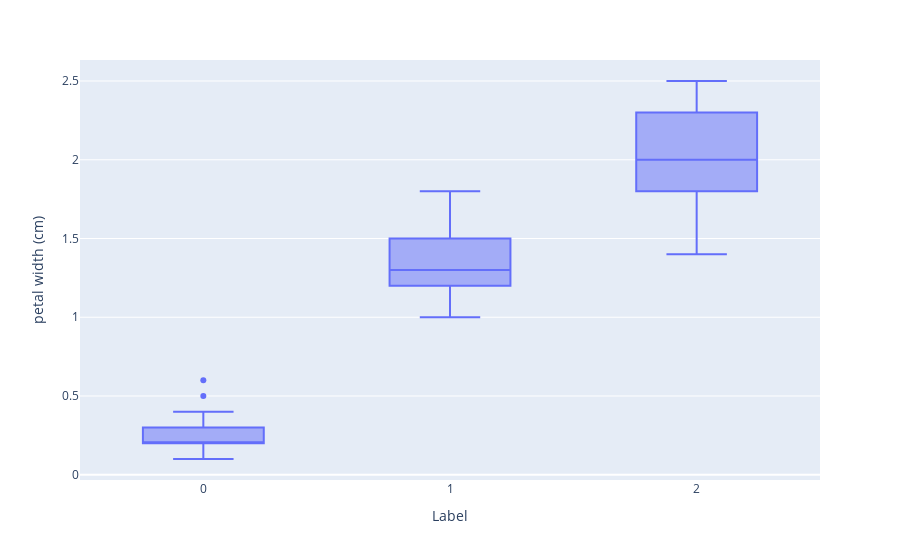

Notebook cell for this chart:
### Code cell
fig = px.box(df, x="Label", y="petal width (cm)")
fig.show()

### Figure 1 — Plotly figure (JSON) as saved in the notebook; plotly's stock layout.template omitted (floating-point values rounded to 4 significant figures; data arrays with more than 128 entries replaced by an {"elided": "..."} marker saying what was removed)
{"data": [{"alignmentgroup": "True", "hovertemplate": "Label=%{x}<br>petal width (cm)=%{y}<extra></extra>", "legendgroup": "", "marker": {"color": "#636efa"}, "name": "", "notched": false, "offsetgroup": "", "orientation": "v", "showlegend": false, "type": "box", "x": {"elided": "150 int values"}, "x0": " ", "xaxis": "x", "y": {"elided": "150 float values"}, "y0": " ", "yaxis": "y"}], "layout": {"boxmode": "group", "legend": {"tracegroupgap": 0}, "margin": {"t": 60}, "xaxis": {"anchor": "y", "domain": [0, 1], "title": {"text": "Label"}}, "yaxis": {"anchor": "x", "domain": [0, 1], "title": {"text": "petal width (cm)"}}}}
